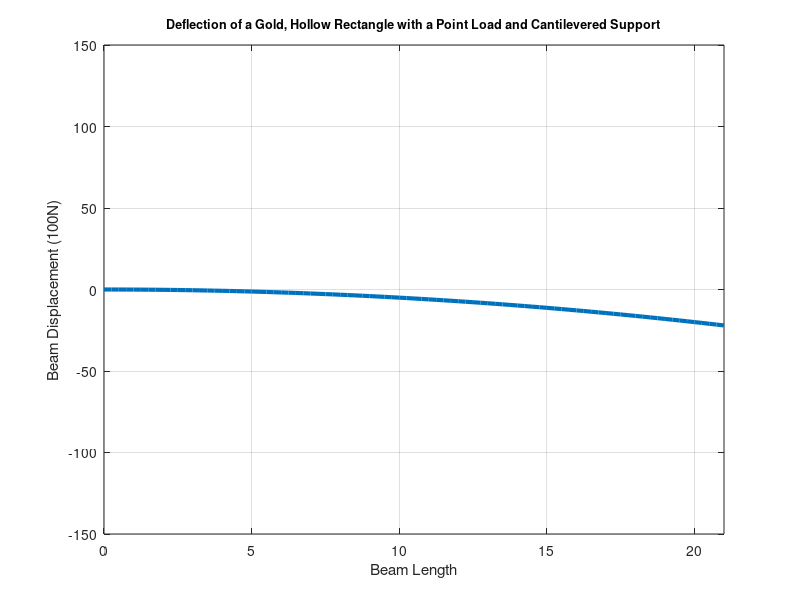

The MATLAB script that drew this image: (Note: this script raises an error after producing the figure.)
%% test plot specific  KEEP!
% Test variables
Beam.Material='Gold';
Beam.Type='Hollow Rectangle';
Beam.Load='Point';
Beam.Support='Cantilevered';
Beam.Magnitude=num2str(100);
Beam.Length=21;
n=40;

% Output functions
% Output plot of beam deflection
astr=['Deflection of a ',Beam.Material,', ', Beam.Type,' with a ',Beam.Load,' Load and ',Beam.Support,' Support'];
bstr=['Beam Displacement (',Beam.Magnitude,'N)'];

x=[0:.25:Beam.Length];
Beam.y1=-.05*x.^2;

plot(x,Beam.y1)
set(plot(x,Beam.y1),'LineWidth',3);
set(gca,'XTick',0:5:Beam.Length)
grid on
title(astr,'fontsize',9,'fontweight','bold');
xlabel('Beam Length');
ylabel(bstr);
set(gca,'YLim',[-150 150]);
set(gca,'XLim',[0 Beam.Length]);

% Textual Display of other 2 functions
disp(sprintf('\nSpecial qualities of this beam include:'))
disp(sprintf('\n\tModulus of Elasticity: \t%8.2f pounds per square inch.',n))
disp(sprintf('\tMoment of Inertia: \t\t%8.2f pounds times square feet.',F))

%% Other

% b=.5;
% x=2;
% L=3;
% E=4;
% I=5;
% Beam.Length=50;
% 
% loadType = {'Point','Uniform'};
%     Beam.Load = listdlg('Name','Load Type','PromptString','Choose a Load Type:',...
%             'ListString',loadType,'SelectionMode','single','ListSize',[200,170]);               % This saves as number (position on the list, column wise) could be used in a switch situation
% 
%     supportP = {'Cantilevered','Simply Supported'};
%     Beam.Support = listdlg('Name','Support Type','PromptString','Choose a Support Type',...
%             'ListString',supportP,'SelectionMode','single','ListSize',[200,170]);               % This saves as number (position on the list, column wise) could be used in a switch situation
% 
%     Prompt = {'Please in a magnitude for the force:','Please state how far away the force is from the left edge of the beam (in.):'};
%     dlg_title = 'Magnitude and Location';
%     num_lines = 1;
%     def = {'20','3'};
%     options.Resize = 'on';
% 
%     MagLoc = inputdlg(Prompt,dlg_title,num_lines,def,options);
%     Beam.Magnitude = str2double(MagLoc(1,1));
%     Beam.Location = str2double(MagLoc(2,1));
% 
%     switch b_load
%         case 'Point'
%             switch b_support
%                 case 'Cantilevered'
%                     if 0 < x < a
%                         y=((Beam.Magnitude*x.^2)/(6*E*I))*(3*Beam.Location-x);
%                     elseif a < x < L
%                         y=((Beam.Magnitude*Beam.Location.^2)/(6*E*I))*(3*x-Beam.Location);
%                     end
%                 case 'Simply Supported'
%                     if 0 < x < a
%                         y=((Beam.Magnitude*b*x)/(6*L*E*I))*(L.^2-x.^2-b.^2);
%                     elseif a < x < L
%                         y=((Beam.Magnitude*b)/(6*L*E*I))*((L/b)*(x-Beam.Location)^3+(L.^2-b.^2)*(x-x.^3));
%                     end
%             end
%         case 'Uniform'
%             switch b_support
%                 case 'Cantilevered'
%                     y=((Beam.Magnitude/L)*(x.^2)/(24*E*I))*(x.^2+6*L.^2-4*L*x);
%                 case 'Simply Supported'
%                     y=((Beam.Magnitude/L)*(x)/(24*E*I))*(L.^3-2*L*x.^2+x.^3);
%             end
%         otherwise
%             y=0
%     end


% bm=100;
% bl=50;
% x=[1:8];
% E=50;
% I=10;
% y=((bm/bl)*(x.^2)/(24*E*I))*(x.^2+6*bl.^2-4*bl*x);



% F=40;
% test output for modulus of elasticity & ect.
% disp(sprintf('The modulus of elasticity for this beam is %f pounds per square inch.',F))
% disp(sprintf('The moment of inertia for this beam is %f pounds times square feet.',F))
% disp('The deflection of the beam is displayed in the plot window.',)



